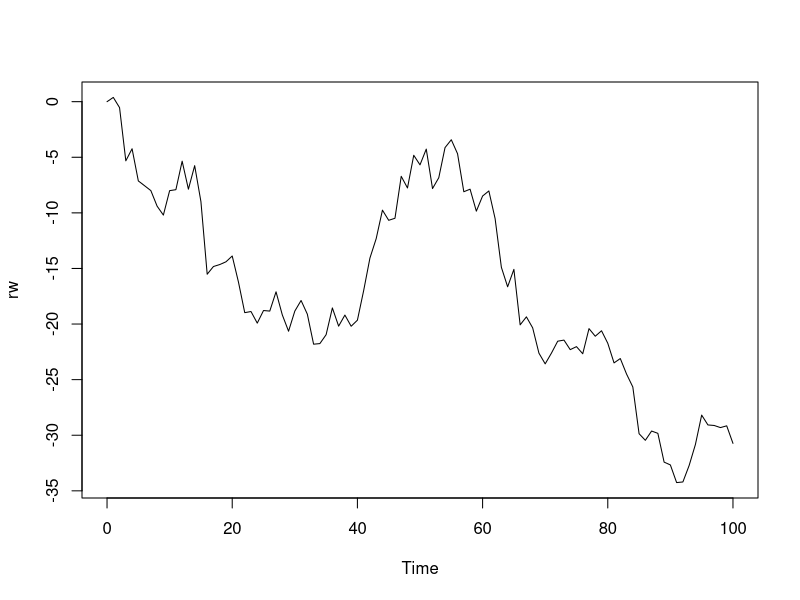
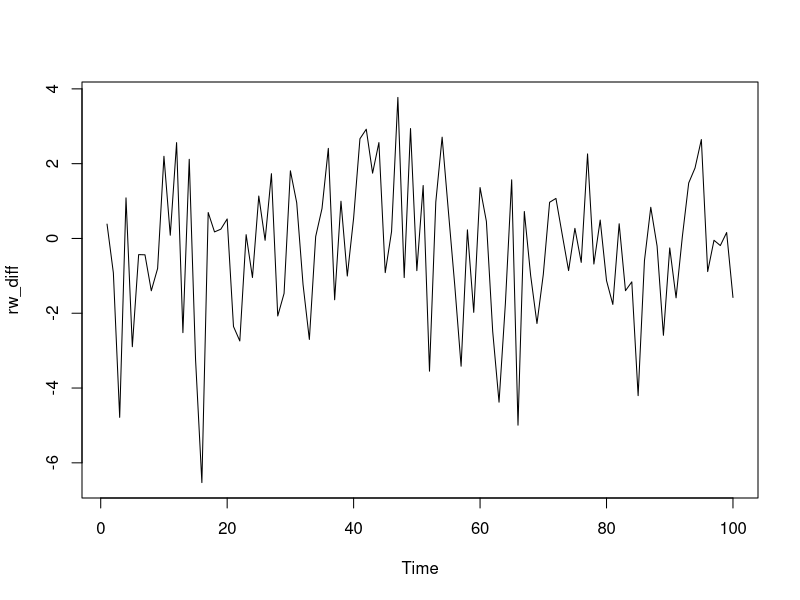
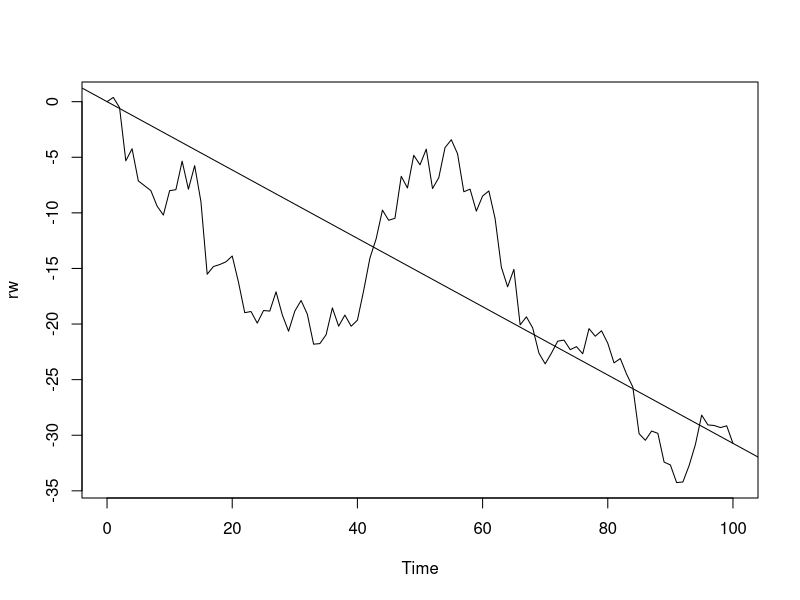

Reproduce these figures in R, in order.
rw <- arima.sim(model = list(order = c(0, 1, 0)), n = 100, sd = 2)
ts.plot(rw)

rw_diff <- diff(rw)
ts.plot(rw_diff)

rw_diff_est <- arima(rw_diff, order = c(0, 0, 0))
rw_diff_est$coef
rw_diff_est$sigma2
ts.plot(rw)
abline(a = 0, b = rw_diff_est$coef)
